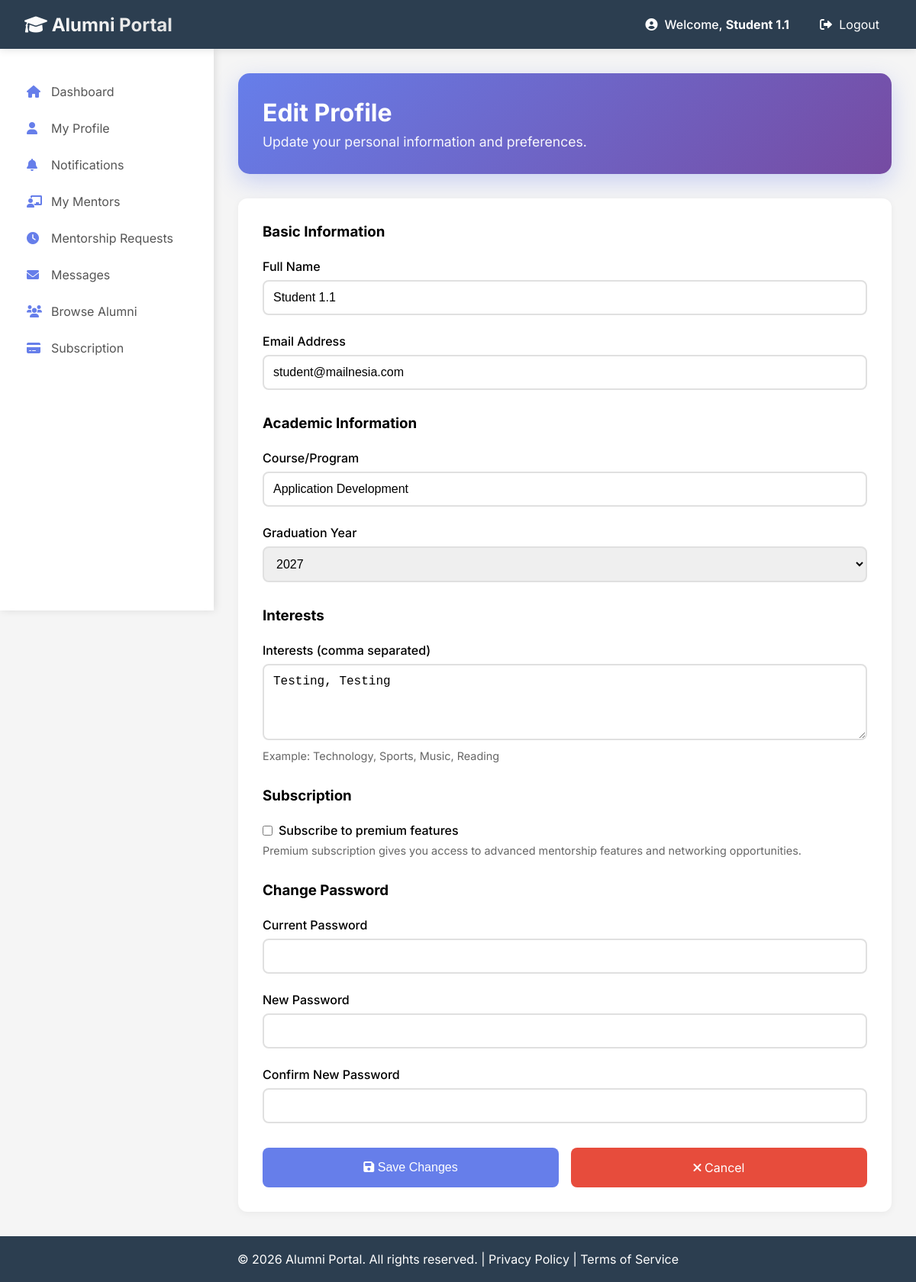
Screenshot of /profile/student/edit (signed in) with the database file from the repository.
### app/models/user.py (models this page shows)
class User(db.Model):
    __tablename__ = 'users'
    id = db.Column(db.Integer, primary_key=True)
    full_name = db.Column(db.String(100))
    email = db.Column(db.String(120), unique=True, nullable=False)
    password_hash = db.Column(db.Text, nullable=False)
    role = db.Column(db.String(20), nullable=False)
    profile_picture = db.Column(db.Text, default='default_avatar.png')
    created_at = db.Column(db.DateTime, default=datetime.utcnow)

class StudentProfile(db.Model):
    __tablename__ = 'student_profiles'
    id = db.Column(db.Integer, primary_key=True)
    user_id = db.Column(db.Integer, db.ForeignKey('users.id', ondelete='CASCADE'), unique=True)
    course = db.Column(db.String(100))
    graduation_year = db.Column(db.Integer)
    interests = db.Column(db.Text)
    is_subscribed = db.Column(db.Boolean, default=False)
    subscription_expiry = db.Column(db.DateTime, nullable=True)

### app/routes/profile_routes.py (the view)
@profile_bp.route("/student/edit", methods=['GET'])
def edit_alumni_profile():
    user = get_current_user()
    if not user or user.role != 'student':
        flash('Please login as a student to view this page.', 'error')
        return redirect(url_for('views.login_page'))
    profile_data, error = profile_service.get_profile_logic(user.id)
    if error:
        flash(error, 'error')
        return redirect(url_for('student.dashboard'))
    return render_template("student/edit_profile.html",
                         user=user,
                         profile_data=profile_data)

### app/routes/profile_routes.py (called while the page is built)
def get_current_user():
    if 'user_id' in session:
        return User.query.get(session['user_id'])
    return None

### app/templates/student/edit_profile.html (shortened to what this page needs)
{% extends "student/base_student.html" %}
{% block student_content %}
<div class="student-welcome-card">
    <h1>Edit Profile</h1>
    <p>Update your personal information and preferences.</p>
</div>
<div style="background: white; border-radius: 12px; padding: 2rem; box-shadow: 0 2px 10px rgba(0,0,0,0.05);">
    <form method="POST" action="{{ url_for('profile_module.update_profile') }}">
        <h3 style="margin-bottom: 1.5rem;">Basic Information</h3>
        <div style="margin-bottom: 1.5rem;">
            <label style="display: block; margin-bottom: 0.5rem; font-weight: 500;">Full Name</label>
            <input type="text" name="full_name" value="{{ user.full_name }}"
                   style="width: 100%; padding: 0.75rem; border: 2px solid #e0e0e0; border-radius: 8px; font-size: 1rem;">
        </div>
        <div style="margin-bottom: 1.5rem;">
            <label style="display: block; margin-bottom: 0.5rem; font-weight: 500;">Email Address</label>
            <input type="email" name="email" value="{{ user.email }}"
                   style="width: 100%; padding: 0.75rem; border: 2px solid #e0e0e0; border-radius: 8px; font-size: 1rem;">
        </div>
        <h3 style="margin: 2rem 0 1.5rem;">Academic Information</h3>
        <div style="margin-bottom: 1.5rem;">
            <label style="display: block; margin-bottom: 0.5rem; font-weight: 500;">Course/Program</label>
            <input type="text" name="course" value="{{ profile_data.details.course or '' }}"
                   style="width: 100%; padding: 0.75rem; border: 2px solid #e0e0e0; border-radius: 8px; font-size: 1rem;">
        </div>
        <div style="margin-bottom: 1.5rem;">
            <label style="display: block; margin-bottom: 0.5rem; font-weight: 500;">Graduation Year</label>
            <select name="graduation_year" style="width: 100%; padding: 0.75rem; border: 2px solid #e0e0e0; border-radius: 8px; font-size: 1rem;">
                {% for year in range(2020, 2031) %}
                    <option value="{{ year }}" {% if profile_data.details.graduation_year == year %}selected{% endif %}>{{ year }}</option>
                {% endfor %}
            </select>
        </div>
        <h3 style="margin: 2rem 0 1.5rem;">Interests</h3>
        <div style="margin-bottom: 1.5rem;">
            <label style="display: block; margin-bottom: 0.5rem; font-weight: 500;">Interests (comma separated)</label>
            <textarea name="interests" rows="4"
                      style="width: 100%; padding: 0.75rem; border: 2px solid #e0e0e0; border-radius: 8px; font-size: 1rem;">{{ profile_data.details.interests or '' }}</textarea>
            <p style="color: #666; margin-top: 0.5rem; font-size: 0.9rem;">Example: Technology, Sports, Music, Reading</p>
        </div>
        <h3 style="margin: 2rem 0 1.5rem;">Subscription</h3>
        <div style="margin-bottom: 1.5rem;">
            <label style="display: flex; align-items: center; gap: 0.5rem; cursor: pointer;">
                <input type="checkbox" name="is_subscribed" value="true" {% if profile_data.details.is_subscribed %}checked{% endif %}>
                <span style="font-weight: 500;">Subscribe to premium features</span>
            </label>
            <p style="color: #666; margin-top: 0.5rem; font-size: 0.9rem;">Premium subscription gives you access to advanced mentorship features and networking opportunities.</p>
        </div>
        <h3 style="margin: 2rem 0 1.5rem;">Change Password</h3>
        <div style="margin-bottom: 1.5rem;">
            <label style="display: block; margin-bottom: 0.5rem; font-weight: 500;">Current Password</label>
            <input type="password" name="current_password"
                   style="width: 100%; padding: 0.75rem; border: 2px solid #e0e0e0; border-radius: 8px; font-size: 1rem;">
        </div>
        <div style="margin-bottom: 1.5rem;">
            <label style="display: block; margin-bottom: 0.5rem; font-weight: 500;">New Password</label>
            <input type="password" name="new_password"
                   style="width: 100%; padding: 0.75rem; border: 2px solid #e0e0e0; border-radius: 8px; font-size: 1rem;">
        </div>
        <div style="margin-bottom: 1.5rem;">
            <label style="display: block; margin-bottom: 0.5rem; font-weight: 500;">Confirm New Password</label>
            <input type="password" name="confirm_password"
                   style="width: 100%; padding: 0.75rem; border: 2px solid #e0e0e0; border-radius: 8px; font-size: 1rem;">
        </div>
        <div style="display: flex; gap: 1rem; margin-top: 2rem;">
            <button type="submit" style="flex: 1; padding: 1rem; background: #667eea; color: white; border: none; border-radius: 8px; font-size: 1rem; cursor: pointer;">
                <i class="fas fa-save"></i> Save Changes
            </button>
            <a href="{{ url_for('profile_module.student_profile_view') }}" style="flex: 1; padding: 1rem; background: #e74c3c; color: white; border-radius: 8px; font-size: 1rem; text-align: center; text-decoration: none;">
                <i class="fas fa-times"></i> Cancel
            </a>
        </div>
    </form>
</div>
{% endblock %}

### app/templates/base.html (shortened to what this page needs)
<!DOCTYPE html>
<html lang="en">
<head>
    <link rel="stylesheet" href="https://cdnjs.cloudflare.com/ajax/libs/font-awesome/6.0.0/css/all.min.css">
</head>
<body>
    <nav class="navbar">
        <div class="logo">
            <a href="{{ url_for('views.home') }}">
                <i class="fas fa-graduation-cap"></i> Alumni Portal
            </a>
        </div>
        <div class="user-menu">
            {% if session.get('user_id') %}
                <span>
                    <i class="fas fa-user-circle"></i>
                    Welcome, <strong>{{ session.get('user_name', 'User') }}</strong>
                </span>
                <a href="{{ url_for('auth.logout') }}">
                    <i class="fas fa-sign-out-alt"></i> Logout
                </a>
            {% endif %}
        </div>
    </nav>
    {% block content %}{% endblock %}
    <footer class="footer">
        <p>&copy; 2026 Alumni Portal. All rights reserved. | <a href="#" style="color: white; text-decoration: none;">Privacy Policy</a> | <a href="#" style="color: white; text-decoration: none;">Terms of Service</a></p>
    </footer>
</body>
</html>

### app/templates/student/base_student.html (style rules this page uses)
.student-welcome-card { background: linear-gradient(135deg, #667eea 0%, #764ba2 100%); color: white; padding: 2rem; border-radius: 15px; margin-bottom: 2rem; box-shadow: 0 10px 30px rgba(102, 126, 234, 0.3); }
.student-welcome-card h1 { font-size: 2rem; margin-bottom: 0.5rem; }
.student-welcome-card p { font-size: 1.1rem; opacity: 0.95; }

### app/templates/base.html (style rules this page uses)
* { margin: 0; padding: 0; box-sizing: border-box; }
body { font-family: 'Inter', -apple-system, BlinkMacSystemFont, 'Segoe UI', Roboto, Oxygen, Ubuntu, sans-serif; background: #f5f5f5; min-height: 100vh; display: flex; flex-direction: column; }
.navbar { background: #2c3e50; color: white; padding: 1rem 2rem; display: flex; justify-content: space-between; align-items: center; position: sticky; top: 0; z-index: 1000; height: 64px; width: 100%; box-shadow: 0 2px 10px rgba(0,0,0,0.1); }
.logo a { color: white; text-decoration: none; font-size: 1.5rem; font-weight: bold; white-space: nowrap; background: linear-gradient(135deg, #fff 0%, #e0e0e0 100%); -webkit-background-clip: text; -webkit-text-fill-color: transparent; background-clip: text; }
.user-menu { display: flex; align-items: center; gap: 1.5rem; }
.user-menu span { font-weight: 500; white-space: nowrap; }
.user-menu a { color: white; text-decoration: none; padding: 0.5rem 1rem; border-radius: 5px; transition: background 0.3s; white-space: nowrap; }
.user-menu i { margin-right: 0.3rem; }
.footer { background: #2c3e50; color: white; text-align: center; padding: 1rem; margin-top: auto; height: 60px; display: flex; align-items: center; justify-content: center; }

### rows the page displays
User: get "Student 1.1", full_name "Student 1.1", email "student@mailnesia.com"
StudentProfile: course "Application Development", graduation_year "2027", interests "Testing, Testing"
